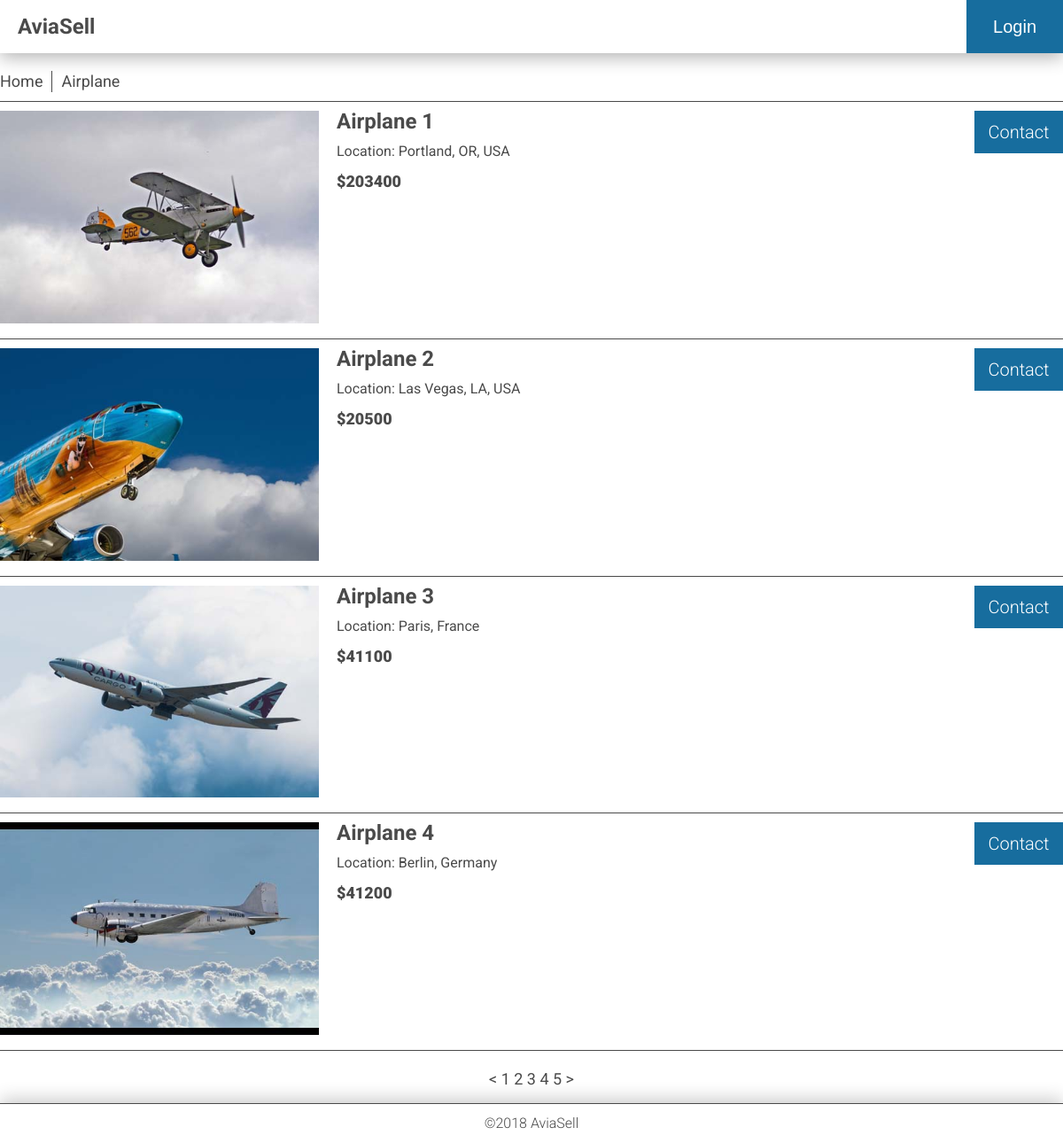
/category/airplane/, run on the app's committed database.
### app/database_setup.py (models this page shows, shortened)
class Category(Base):
    __tablename__ = 'category'
    id = Column(Integer, primary_key=True)
    name = Column(String(250), nullable=False)
    picture = Column(String(250))
    description = Column(String(250))
    slug = Column(String(30), unique=True)

class CategoryItem(Base):
    __tablename__ = 'category_item'
    id = Column(Integer, primary_key=True)
    title = Column(String(80), nullable=False)
    description = Column(Text(), nullable=False)
    location = Column(String(250), nullable=False)
    picture = Column(String(250), nullable=False)
    price = Column(String(32), nullable=False)
    created_date = Column(DateTime, default=datetime.datetime.utcnow)
    category_id = Column(Integer, ForeignKey('category.id'))
    category = relationship(Category)
    user_id = Column(Integer, ForeignKey('user.id'))
    user = relationship(User)

### app/views/category.py (the view)
@webapp.route('/category/<string:category_slug>/')
def getCategory(category_slug):
    category = CategoryModel.getCategory(category_slug)
    if category:
        allItems = ItemModel.getAll(category.id)
        return render_template('category.html',
                               category_slug=category.slug,
                               items=allItems,
                               category_name=category.name)
    else:
        return render_template('404.html'), 404

### app/models/category.py (called while the page is built)
    def getCategory(categorySlug):
        result = session.query(Category).filter_by(slug=categorySlug).first()
        return result

### app/models/item.py (called while the page is built)
    def getAll(cid):
        result = session.query(CategoryItem, User.email)\
            .filter(CategoryItem.category_id == cid)\
            .filter(User.id == CategoryItem.user_id)\
            .all()
        return result

### app/templates/category.html (shortened to what this page needs)
{% extends "base.html" %}
{% block content %}
  <div class="container">
    <nav>
      <ul>
        <li>
          <a href="{{ url_for('mainIndex') }}">
            Home
          </a>
        </li>
        <li>{{category_name}}</li>
      </ul>
    </nav>
    <ul class="itemsList">
      {% for item, email in items %}
      <li class="item">
        <a href="{{ url_for('readItem', category_slug = category_slug, item_id = item.id, item_name = item.title) }}">
          {% if item.picture %}
            <img src="{{ url_for('uploaded_file', filename = item.picture) }}" alt="{{ item.title }}"></a>
          {% else %}
            <img src="{{ url_for('static', filename='images/not-available.svg') }}" alt="Picture is not available"></a>
          {% endif %}
        <div class="itemInfo">
          <h2>
            <a href="{{ url_for('readItem', category_slug = category_slug, item_id = item.id, item_name = item.title) }}">
              {{ item.title }}
            </a>
          </h2>
          <div class="location">
            Location: {{ item.location }}
          </div>
          <div class="price">
            {{ item.price }}
          </div>
        </div>
        <div class="buttons">
          <div class="button buy">
            <a href="mailto:{{ email }}">
              Contact
            </a>
          </div>
        </div>
      </li>
      {% endfor %}
    </ul>
    <div class="pagination">
      &lt; 1 2 3 4 5 &gt;
    </div>
  </div>
{% endblock %}

### app/static/css/main.css (style rules this page uses)
body,html { margin:0;padding:0;width:100%;height:100% }
embed,img,object,video { margin:0;padding:0;max-width:100% }
body { font-family:Roboto,sans-serif;font-size:16px;line-height:24px;display:-ms-grid;display:grid;-ms-grid-rows:60px auto 60px;grid-template-rows:60px auto 60px;color:#4a4a4a }
li,ul { list-style:none;padding:0;margin:0 }
a { text-decoration:none;color:#4a4a4a }
.container,main { max-width:100% }
.container { margin:20px }
nav { margin:20px 0 0;padding:0 0 10px;color:#4a4a4a;font-size:18px;border-bottom:1px solid #4a4a4a }
nav ul { display:-ms-flexbox;display:flex;-ms-flex-direction:row;flex-direction:row;-ms-flex-wrap:wrap;flex-wrap:wrap }
nav li:first-child { padding:0 10px 0 0 }
nav li { padding:0 10px;border-right:1px solid #4a4a4a }
nav li:last-child { border-right:0 solid #4a4a4a }
.itemsList,.itemsList .item { display:-ms-grid;display:grid }
.itemsList .item { -ms-grid-columns:minmax(100px,30%) auto 100px;grid-template-columns:minmax(100px,30%) auto 100px;padding:10px 0;border-bottom:1px solid #4a4a4a }
.itemsList .item .itemInfo { display:-ms-grid;display:grid;grid-auto-rows:max-content;padding:0 20px;margin:0;color:#4a4a4a }
.itemsList .item .itemInfo h2 { padding:0;margin:0 }
.itemsList .item .itemInfo .location { font-size:16px;padding:10px 0 }
.itemsList .item .itemInfo .price { font-size:18px;font-weight:900 }
.pagination { text-align:center;padding:20px 0 0;font-size:18px;font-weight:400 }
.buttons { display:-ms-grid;display:grid;grid-auto-rows:max-content;grid-gap:10px }
.buttons a { color:#fff }
.buttons .button { display:-ms-grid;display:grid;-ms-flex-align:center;align-items:center;color:#fff;height:48px;border:none;font-size:20px;font-weight:300;text-align:center }
.buttons .buy { background:#176d9e }
@media screen and (min-width:1200px) { .container { width:1200px;margin:0 auto } }

### data on the page
Category: name "Airplane"
CategoryItem: picture (picture), title "Airplane 1", location "Portland, OR, USA", price "$203400"
CategoryItem: picture (picture), title "Airplane 2", location "Las Vegas, LA, USA", price "$20500"
CategoryItem: picture (picture), title "Airplane 3", location "Paris, France", price "$41100"
CategoryItem: picture (picture), title "Airplane 4", location "Berlin, Germany", price "$41200"
